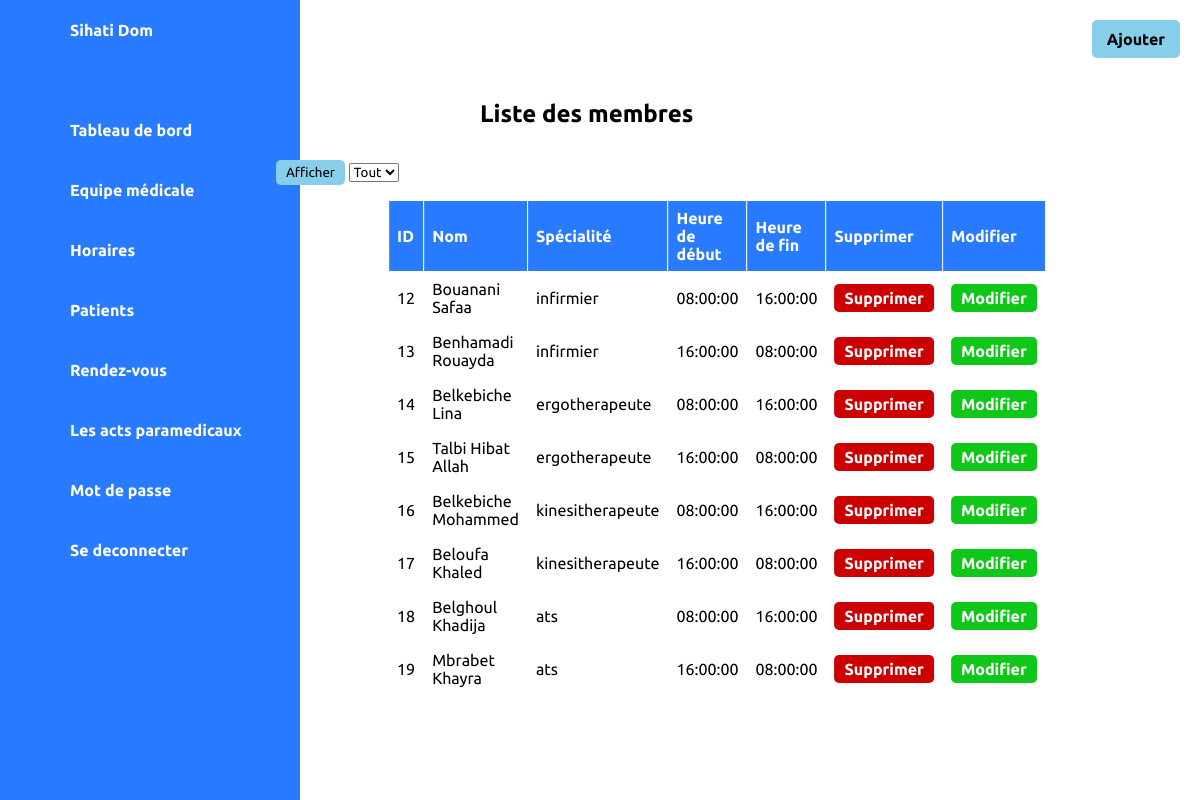
Screenshot of /heure_travaille.php with the database file from the repository.
### tables this page shows
CREATE TABLE `professionnels` (
  `id` int(11) NOT NULL,
  `username` varchar(255) NOT NULL,
  `password` varchar(255) NOT NULL,
  `email` varchar(255) NOT NULL,
  `address` varchar(255) DEFAULT NULL,
  `sex` enum('male','female') NOT NULL,
  `phone` varchar(20) DEFAULT NULL,
  `created_at` timestamp NOT NULL DEFAULT current_timestamp(),
  `usertype` enum('infirmier','ergotherapeute','kinesitherapeute','ats') NOT NULL,
  `start_time` time DEFAULT NULL,
  `end_time` time DEFAULT NULL,
  `statut` varchar(10) DEFAULT 'hors ligne'
);

### heure_travaille.php (the view, shortened to what this page needs)
<?php include 'menu.php'; ?>
<!DOCTYPE html>
<html lang="fr">
<head>
    <link rel="stylesheet" href="sty.css">
</head>
<body>
<div class="container">
    <div class="topbar">
        <a href="nouveau_utilisateur.php" class="add-button">Ajouter</a>
    </div>
    <h2>Liste des membres</h2>
    <form action="<?php echo htmlspecialchars($_SERVER["PHP_SELF"]); ?>" method="post">
        <input type="submit" value="Afficher" name="submit" class="show-button">
        <select name="nombre" id="nombre" class="select-box">
            <option value="0" <?php if (isset($_POST['nombre']) && $_POST['nombre'] == 0) echo 'selected'; ?>>Tout</option>
        </select>
    </form>
    <div class="table-wrapper">
        <table border="1" id="tableauHeures">
        <?php
        $servername = "localhost";
        $usernameDB = "root";
        $passwordDB = "";
        $dbname = "user";
        $conn = new mysqli($servername, $usernameDB, $passwordDB, $dbname);
        $sql_count = "SELECT COUNT(*) AS total_members FROM professionnels";
        $result_count = $conn->query($sql_count);
        $total_members = 0;
        if ($result_count->num_rows > 0) {
            $row = $result_count->fetch_assoc();
            $total_members = $row["total_members"];
        }
        if ($total_members == 0) {
            $output = "<tr><td colspan='9'>Aucun membre trouvé</td></tr>";
        } else {
        $sql = "SELECT id, username, usertype, start_time, end_time
                FROM professionnels
                ORDER BY id ASC";
        $result = $conn->query($sql);
            if ($result->num_rows > 0) {
                $output = "<tr>
                            <th>ID</th>
                            <th>Nom</th>
                            <th>Spécialité</th>
                            <th>Heure de début</th>
                            <th>Heure de fin</th>
                            <th>Supprimer</th>
                            <th>Modifier</th>
                        </tr>";
                 while ($row = $result->fetch_assoc()) {
                    $output .= "<tr>";
                    $output .= "<td>" . $row["id"] . "</td>";
                    $output .= "<td>" . $row["username"] . "</td>";
                    $output .= "<td>" . $row["usertype"] . "</td>";
                    $output .= "<td>" . $row["start_time"] . "</td>";
                    $output .= "<td>" . $row["end_time"] . "</td>";
                    $output .= "<td><a href='#' onclick='confirmDelete(\"" . $row["username"] . "\")' class='delete-button'>Supprimer</a></td>";
                    $output .= "<td><a href='modifier_membre.php?id=" . $row["id"] . "' class='modifier-link'>Modifier</a></td>";
                    $output .= "</tr>";
                }
            }
        }
        echo $output;
        ?>
        </table>
    </div>
</div>
</body>
</html>

### styl.css (style rules this page uses)
* { margin: 0; padding: 0; box-sizing: border-box; font-family: 'Ubuntu' , sans-serif; }
:root { --blue: #287bff; --white:#fff; --grey: #f5f5f5; --black1: #222; --black2: #999; }
body { min-height: 100vh; overflow-x:hidden; }
.container { position: relative; width: 100%; }
.topbar { width: 100%; height: 60px; display: flex; justify-content: space-between; align-items: center; padding: 0 10px; }

### sty.css (style rules this page uses)
.add-button { background-color: #87CEEB; color: black; border: none; padding: 10px 15px; border-radius: 5px; cursor: pointer; position: fixed; top: 20px; right: 20px; transition: background-color 0.3s, color 0.3s; text-decoration: none; }
.show-button { background-color: #87CEEB; color: black; border: none; padding: 5px 10px; border-radius: 5px; margin-top: 40px; left:23%; position: relative; top: 60px; }
.select-box { background-color: white; color: black; border: yes; padding: 0px 0px; border-radius: 2px; margin-top: 40px; margin-right: 10px; position: relative; left: 23%; top: 60px; }
h2 { position: absolute; top: 100px; left: calc(50% - 43%); width: 50%; left: 40%; }
table { margin: 75px auto; position: absolute; left: 57%; transform: translateX(-45%); border-collapse: collapse; }
th, td { border: 1px solid white; padding: 8px; text-align: left; }
th { background-color: #287bff; color: white ; font-weight: bold; }
tr:nth-child(odd) { background-color: white; }
a { color: #287bff; text-decoration: none; font-weight: bold; }
.delete-button { background-color: #cc0000; color: white; border: none; padding: 5px 10px; border-radius: 5px; cursor: pointer; text-decoration: none; }
.modifier-link { background-color: #0fc718; color: white; border: none; padding: 5px 10px; border-radius: 5px; cursor: pointer; text-decoration: none; }

### rows the page displays
professionnels: id "12", username "Bouanani Safaa", usertype "infirmier", start_time "08:00:00", end_time "16:00:00"
professionnels: id "13", username "Benhamadi Rouayda", usertype "infirmier", start_time "16:00:00", end_time "08:00:00"
professionnels: id "14", username "Belkebiche Lina", usertype "ergotherapeute", start_time "08:00:00", end_time "16:00:00"
professionnels: id "15", username "Talbi Hibat Allah", usertype "ergotherapeute", start_time "16:00:00", end_time "08:00:00"
professionnels: id "16", username "Belkebiche Mohammed", usertype "kinesitherapeute", start_time "08:00:00", end_time "16:00:00"
professionnels: id "17", username "Beloufa Khaled", usertype "kinesitherapeute", start_time "16:00:00", end_time "08:00:00"
professionnels: id "18", username "Belghoul Khadija", usertype "ats", start_time "08:00:00", end_time "16:00:00"
professionnels: id "19", username "Mbrabet Khayra", usertype "ats", start_time "16:00:00", end_time "08:00:00"
